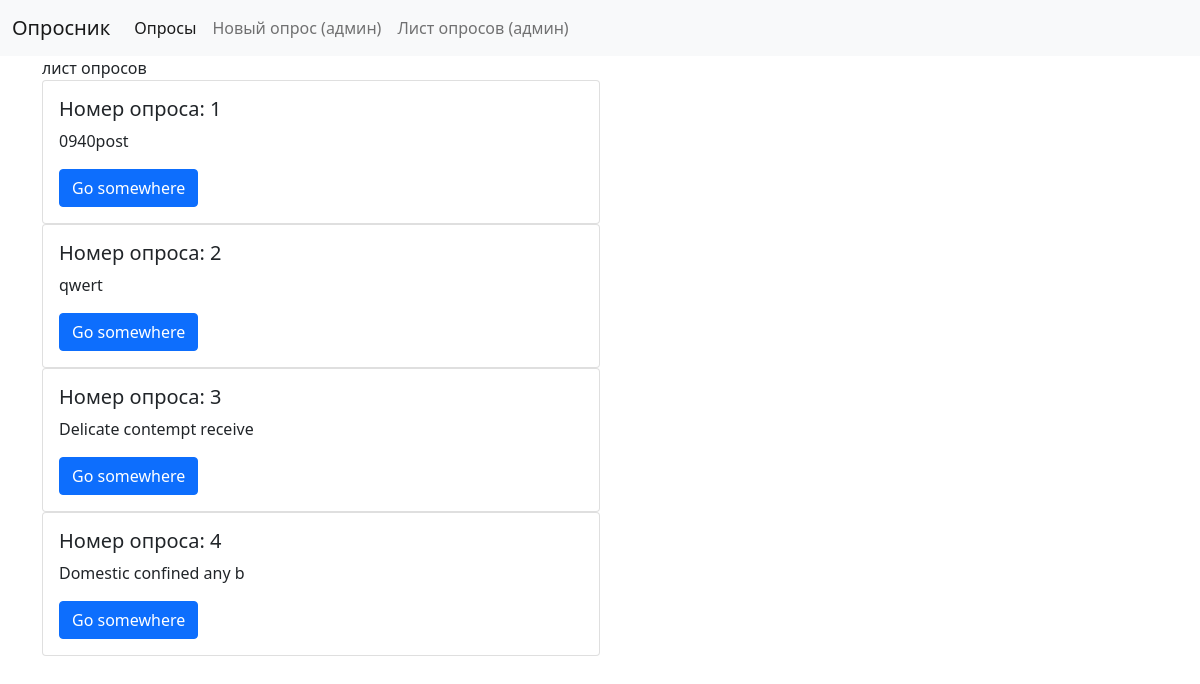
Page /list_admin/ on the committed database.
### app/models.py (models this page shows)
class Opros(models.Model):
    creator = models.ForeignKey(User, related_name='user_id_like', on_delete=models.CASCADE)
    title = models.CharField(max_length=500)
    opisanie = models.CharField(max_length=900)
    date_of_start = models.DateTimeField(blank=True, null=True)
    date_of_end = models.DateTimeField(blank=True, null=True)
    blocked = models.BooleanField(default=False)
    def __str__(self):
        return f'{self.title}'

### app/views.py (the view)
# urls.py: path("list_admin/", views.list_admin, name="list_admin"),
def list_admin(request):
    all_opros = Opros.objects.all()
    return render(request, "app/list_admin.html", {
        "all_opros": all_opros,
    })

### app/templates/app/list_admin.html (shortened to what this page needs)
{% extends "app/layout.html" %}
{% block body %}
лист опросов <br>
    {% for opros in all_opros %}
        <div class="col-sm-6">
            <div class="card">
                <div class="card-body">
                    <h5 class="card-title">Номер опроса: {{opros.id}}</h5>
                    <p class="card-text">{{opros}}</p>
                    <a href="{% url 'opros_detailed' opros.id %}" class="btn btn-primary">Go somewhere</a>
                </div>
            </div>
        </div>
    {% endfor %}
    {% endblock %}

### rows in the picture
Opros: id "1", title "0940post"
Opros: id "2", title "qwert"
Opros: id "3", title "Delicate contempt receive"
Opros: id "4", title "Domestic confined any b"
